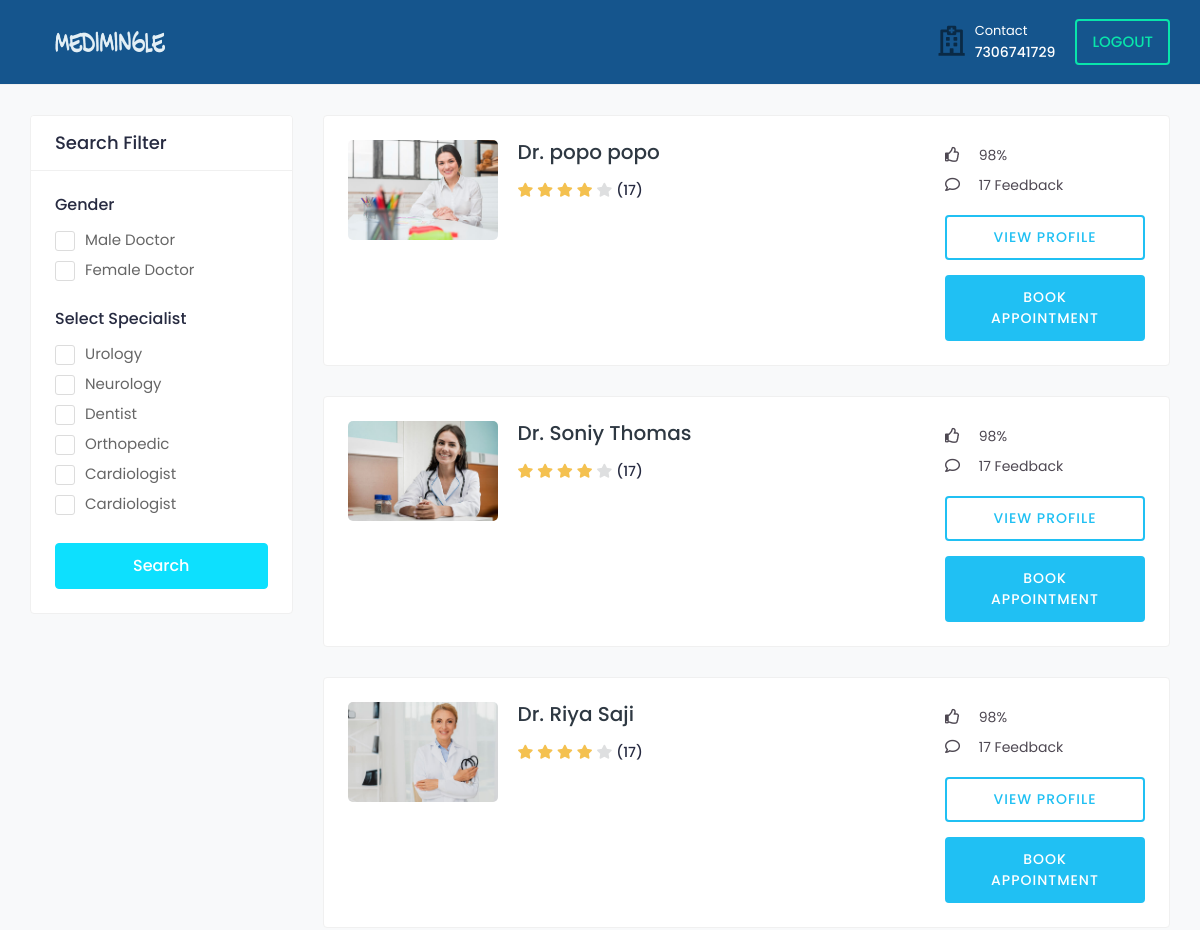
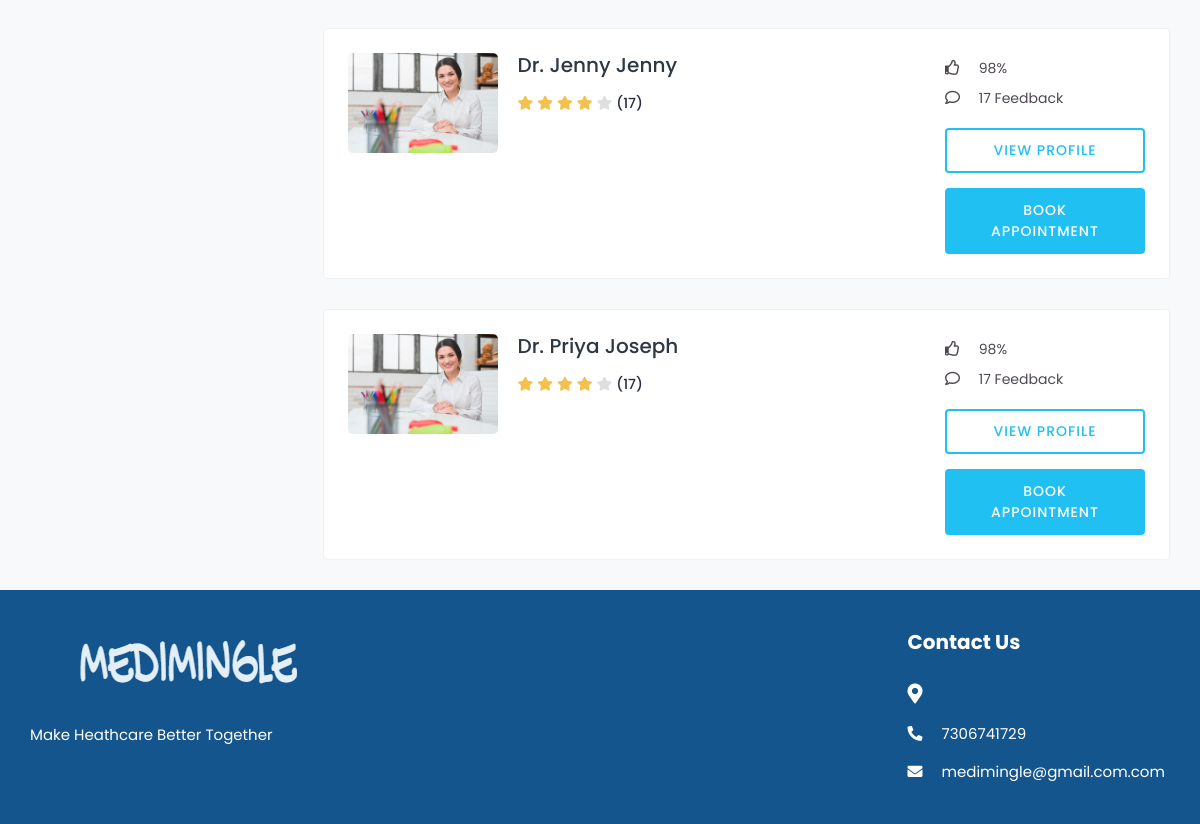
The page /doctor_search/ (signed in) on the database as committed earlier (2 pictures, top to bottom).
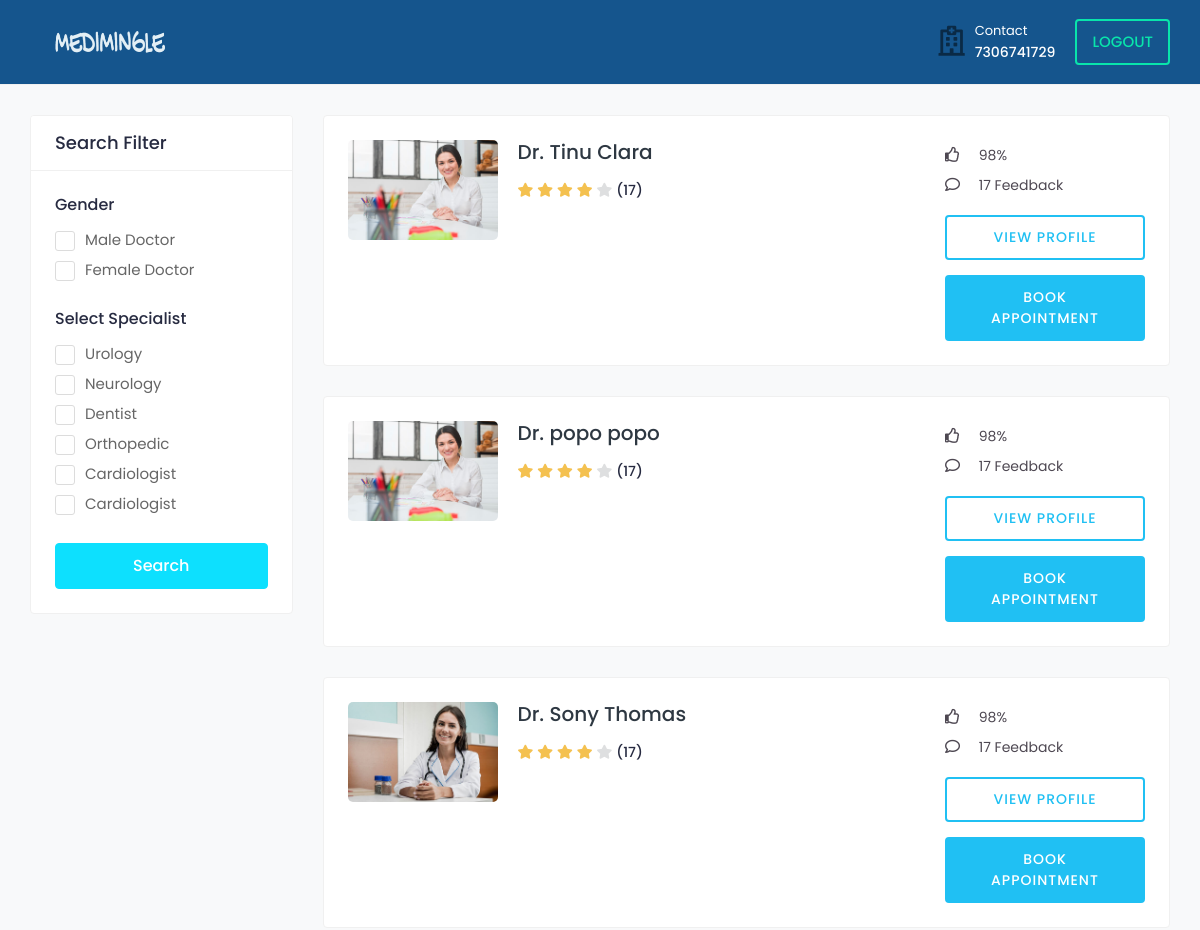
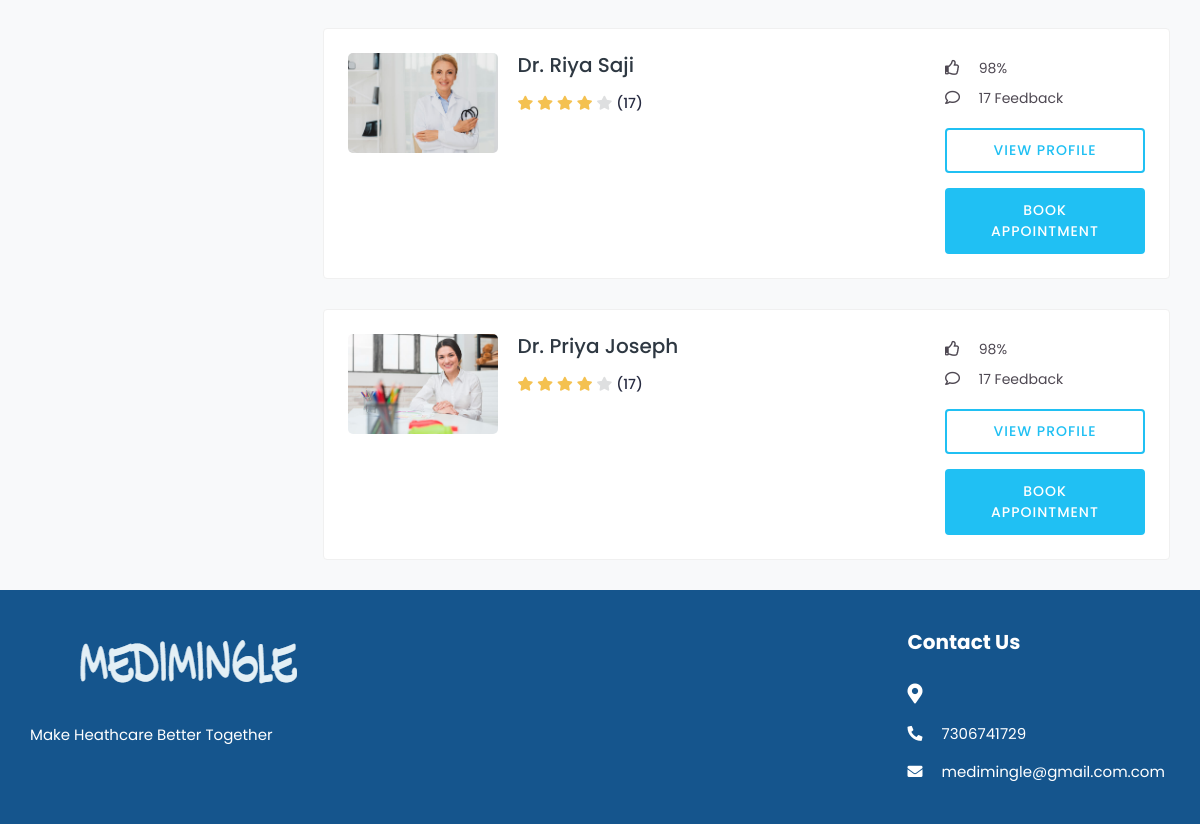
The same page on the database as committed later (2 pictures, top to bottom).
### medi/models.py (models this page shows, shortened)
class Doctor(models.Model):
    user = models.OneToOneField(tbl_user, on_delete=models.CASCADE)
    city  = models.CharField(max_length=50,null=True,blank=True)
    profile_image = models.ImageField(upload_to='doctor/',default='default.png')
    gender = models.CharField(max_length=10, blank=True)
    description = models.TextField(blank=True)
    date_joined = models.DateTimeField(default=datetime.now, blank=True)
    consulting_fee = models.CharField(max_length=10, null=True, blank=True)

class tbl_user(AbstractUser):
    email=models.EmailField(unique=True)
    phone_number=models.CharField(max_length=15, null=True)
    USER_TYPE_CHOICES = (
        ('patient', 'Patient'),('doctor', 'Doctor'),
    )
    user_type = models.CharField(
        max_length=10,
        choices=USER_TYPE_CHOICES,
        default='patient',
    )
    is_email_verified = models.BooleanField(default=False)
    email_verification_token = models.CharField(max_length=255, blank=True, null=True)
    status= models.BooleanField(default=False)

### medi/views.py (the view)
# urls.py: path('doctor_search/', views.doctor_search, name='doctor_search'),
@never_cache
@login_required(login_url='signin')
def doctor_search(request):
    doctors = Doctor.objects.order_by('-date_joined') #A hyphen "-" in front of "check_in" indicates descending order.
    if 'gender_type' in request.GET:
        gender_type = request.GET['gender_type']
        if gender_type:
            doctors = doctors.filter(gender__iexact=gender_type)
    context = {
        'doctors':doctors,
    }
    return render(request, 'doctor_search.html', context)

### templates/doctor_search.html (shortened to what the changed rows need)
{% load static %}
<!DOCTYPE html>
<html lang="en">
<head>
		<link rel="stylesheet" href="{% static '/assets/css/bootstrap.min.css'%}">
		<link rel="stylesheet" href="{% static '/assets/plugins/fontawesome/css/fontawesome.min.css'%}">
		<link rel="stylesheet" href="{% static '/assets/plugins/fontawesome/css/all.min.css'%}">
		<link rel="stylesheet" href="{% static '/assets/css/style.css'%}">
	</head>
	<body>
		<div class="main-wrapper">
			{% load static %}
			<div class="content">
				<div class="container-fluid">
					<div class="row">
						<div class="col-md-12 col-lg-8 col-xl-9">
							{% for doctor in doctors %}
							<div class="card">
								<div class="card-body">
									<div class="doctor-widget">
										<div class="doc-info-left">
											<div class="doctor-img">
												<a href="{% url 'profile' doctor.id %}">
													<img src="{{ doctor.profile_image.url }}" class="img-fluid" alt="User Image">
												</a>
											</div>
											<div class="doc-info-cont">
												<h4 class="doc-name"><a href="{% url 'profile' doctor.id %}">Dr. {{doctor.user.first_name}} {{doctor.user.last_name}}</a></h4>
												<div class="rating">
													<i class="fas fa-star filled"></i>
													<i class="fas fa-star filled"></i>
													<i class="fas fa-star filled"></i>
													<i class="fas fa-star filled"></i>
													<i class="fas fa-star"></i>
													<span class="d-inline-block average-rating">(17)</span>
												</div>
											</div>
										</div>
										<div class="doc-info-right">
											<div class="clini-infos">
												<ul>
													<li><i class="far fa-thumbs-up"></i> 98%</li>
													<li><i class="far fa-comment"></i> 17 Feedback</li>
													</ul>
											</div>
											<div class="clinic-booking">
												<a class="view-pro-btn" href="doctor-profile.html">View Profile</a>
												<a class="apt-btn" href="{% url 'booking' doctor.id %}">Book Appointment</a>
											</div>
										</div>
									</div>
								</div>
							</div>
							{% endfor %}
						</div>
					</div>
				</div>
			</div>
			<footer class="footer">
				<div class="footer-top">
					<div class="container-fluid">
						<div class="row">
							<div class="col-lg-3 col-md-6">
								<div class="footer-widget footer-contact">
									<h2 class="footer-title">Contact Us</h2>
								</div>
							</div>
						</div>
					</div>
				</div>
						</div>
	</body>
</html>

Rows that differ between the two databases and show on the page:
removed Doctor: profile_image (placeholder picture), user.first_name "Jenny", user.last_name "Jenny"
added Doctor: profile_image (placeholder picture), user.first_name "Tinu", user.last_name "Clara"
changed through a linked row, Doctor "Thomas": user.first_name "Soniy" → "Sony"
